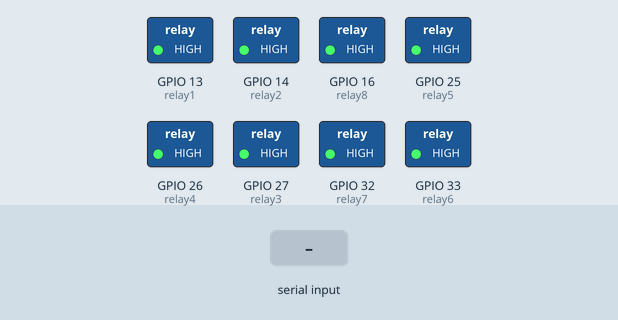
This program was run on a simulated ESP32 board running MicroPython. Shown: switched loads named in the program (green lamp = pin HIGH). The inputs (shaded band) are chosen by the test bench. What the program prints to the serial console is not drawn.

Above: at 1.2 s.
1.3 s: "K1_ON" typed at the serial console, then Enter
At 2.1 s:
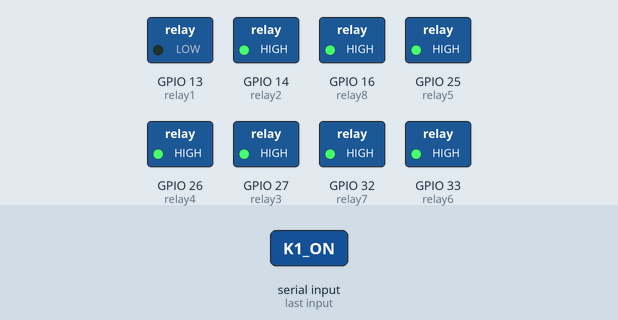
2.8 s: "K2_ON" typed at the serial console, then Enter
At 3.3 s:
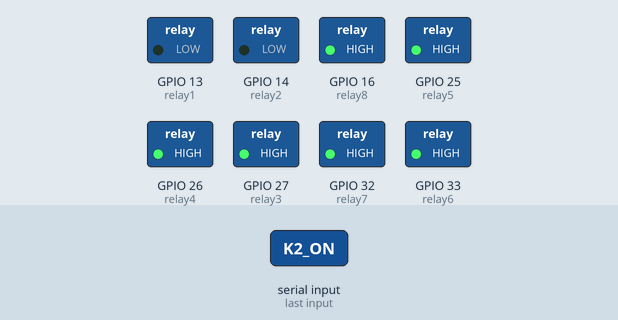
4.3 s: "K1_OFF" typed at the serial console, then Enter
At 5.5 s:
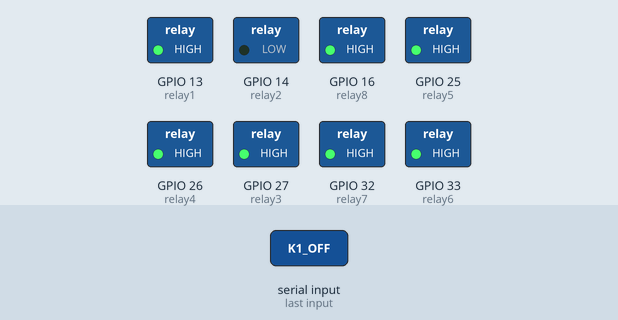
5.8 s: "K3_ON" typed at the serial console, then Enter
At 6.7 s:
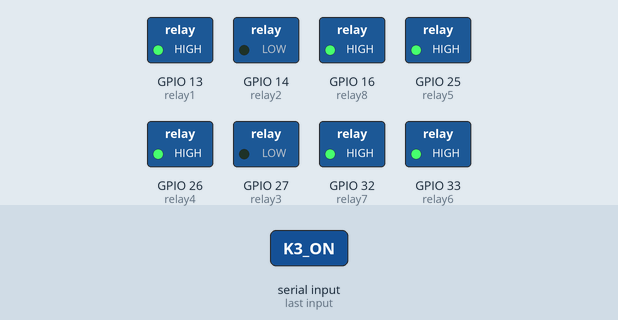
7.3 s: "K2_OFF" typed at the serial console, then Enter
At 7.9 s:
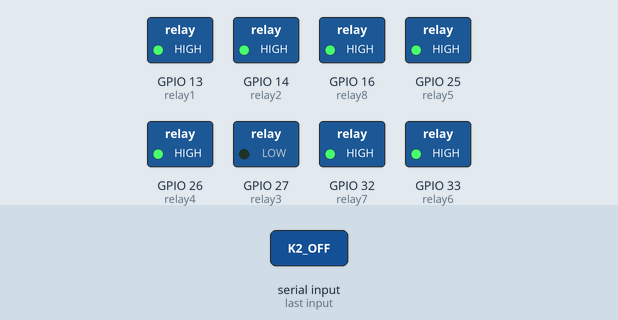
8.8 s: "K4_ON" typed at the serial console, then Enter
At 10.2 s:
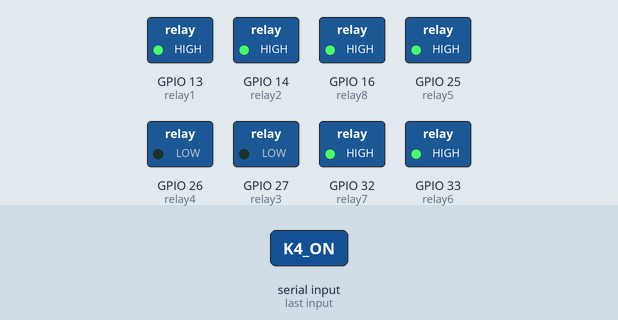
Timing chart, 0 to 11.3 s (numbered marks = the images above; inputs shaded):
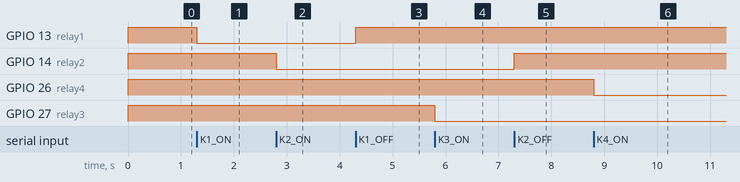

The program:

main.py
```python
# esp32_fw/main.py
# MicroPython code (jalan di ESP32)
from machine import Pin
import time
import sys

# =========================
# KONFIGURASI PIN RELAY (8 CHANNEL)
# =========================
RELAY1_GPIO = 13
RELAY2_GPIO = 14
RELAY3_GPIO = 27
RELAY4_GPIO = 26
RELAY5_GPIO = 25
RELAY6_GPIO = 33
RELAY7_GPIO = 32
RELAY8_GPIO = 16

# Banyak board relay itu "aktif LOW":
# - Kirim 0 -> relay ON
# - Kirim 1 -> relay OFF
ACTIVE_LOW = True


def write_relay(pin: Pin, on: bool):
    """Hidup/matikan relay dengan mempertimbangkan ACTIVE_LOW."""
    if ACTIVE_LOW:
        pin.value(0 if on else 1)
    else:
        pin.value(1 if on else 0)


# Setup pin
relay1 = Pin(RELAY1_GPIO, Pin.OUT)
relay2 = Pin(RELAY2_GPIO, Pin.OUT)
relay3 = Pin(RELAY3_GPIO, Pin.OUT)
relay4 = Pin(RELAY4_GPIO, Pin.OUT)
relay5 = Pin(RELAY5_GPIO, Pin.OUT)
relay6 = Pin(RELAY6_GPIO, Pin.OUT)
relay7 = Pin(RELAY7_GPIO, Pin.OUT)
relay8 = Pin(RELAY8_GPIO, Pin.OUT)

# Biar gampang ON/OFF semua
relays = [relay1, relay2, relay3, relay4, relay5, relay6, relay7, relay8]

# Default: semua OFF (aman)
for r in relays:
    write_relay(r, False)

print("ESP32 READY")
print("Commands: "
      "K1_ON, K1_OFF, K2_ON, K2_OFF, K3_ON, K3_OFF, K4_ON, K4_OFF, "
      "K5_ON, K5_OFF, K6_ON, K6_OFF, K7_ON, K7_OFF, K8_ON, K8_OFF, "
      "K_ON_ALL, K_OFF_ALL, PING")


def clean_cmd(s: str) -> str:
    # Buang karakter aneh/escape: hanya izinkan A-Z, 0-9, dan _
    s = s.upper()
    allowed = []
    for ch in s:
        if ("A" <= ch <= "Z") or ("0" <= ch <= "9") or ch == "_":
            allowed.append(ch)
    return "".join(allowed)


def handle_command(cmd: str):
    cmd = clean_cmd(cmd)

    if cmd == "K1_ON":
        write_relay(relay1, True);  print("OK from relay = K1_ON")
    elif cmd == "K1_OFF":
        write_relay(relay1, False); print("OK from relay = K1_OFF")

    elif cmd == "K2_ON":
        write_relay(relay2, True);  print("OK from relay = K2_ON")
    elif cmd == "K2_OFF":
        write_relay(relay2, False); print("OK from relay = K2_OFF")

    elif cmd == "K3_ON":
        write_relay(relay3, True);  print("OK from relay = K3_ON")
    elif cmd == "K3_OFF":
        write_relay(relay3, False); print("OK from relay = K3_OFF")

    elif cmd == "K4_ON":
        write_relay(relay4, True);  print("OK from relay = K4_ON")
    elif cmd == "K4_OFF":
        write_relay(relay4, False); print("OK from relay = K4_OFF")

    elif cmd == "K5_ON":
        write_relay(relay5, True);  print("OK from relay = K5_ON")
    elif cmd == "K5_OFF":
        write_relay(relay5, False); print("OK from relay = K5_OFF")

    elif cmd == "K6_ON":
        write_relay(relay6, True);  print("OK from relay = K6_ON")
    elif cmd == "K6_OFF":
        write_relay(relay6, False); print("OK from relay = K6_OFF")

    elif cmd == "K7_ON":
        write_relay(relay7, True);  print("OK from relay = K7_ON")
    elif cmd == "K7_OFF":
        write_relay(relay7, False); print("OK from relay = K7_OFF")

    elif cmd == "K8_ON":
        write_relay(relay8, True);  print("OK from relay = K8_ON")
    elif cmd == "K8_OFF":
        write_relay(relay8, False); print("OK from relay = K8_OFF")

    elif cmd == "K_ON_ALL":
        for r in relays:
            write_relay(r, True)
        print("OK from relay = K_ON_ALL")

    elif cmd == "K_OFF_ALL":
        for r in relays:
            write_relay(r, False)
        print("OK from relay = K_OFF_ALL")

    elif cmd == "PING":
        print("PONG")
    elif cmd == "":
        pass
    else:
        print("ERR UNKNOWN:", cmd)


# Loop utama: baca baris dari Serial (USB)
# readline() bersifat blocking (menunggu input), ini justru stabil untuk receiver.
while True:
    try:
        line = sys.stdin.readline()
        if line == "":
            time.sleep_ms(50)   # cegah busy loop saat serial putus
            continue
        handle_command(line)
    except Exception as e:
        print("ERR:", repr(e))
        time.sleep(0.2)
```

Measured:
- after the input at 1.3 s, GPIO 13 (relay1): HIGH → LOW at once
- after the input at 2.8 s, GPIO 14 (relay2): HIGH → LOW at once
- after the input at 4.3 s, GPIO 13 (relay1): LOW → HIGH at once
- after the input at 5.8 s, GPIO 27 (relay3): HIGH → LOW at once
- after the input at 7.3 s, GPIO 14 (relay2): LOW → HIGH at once
- after the input at 8.8 s, GPIO 26 (relay4): HIGH → LOW at once
